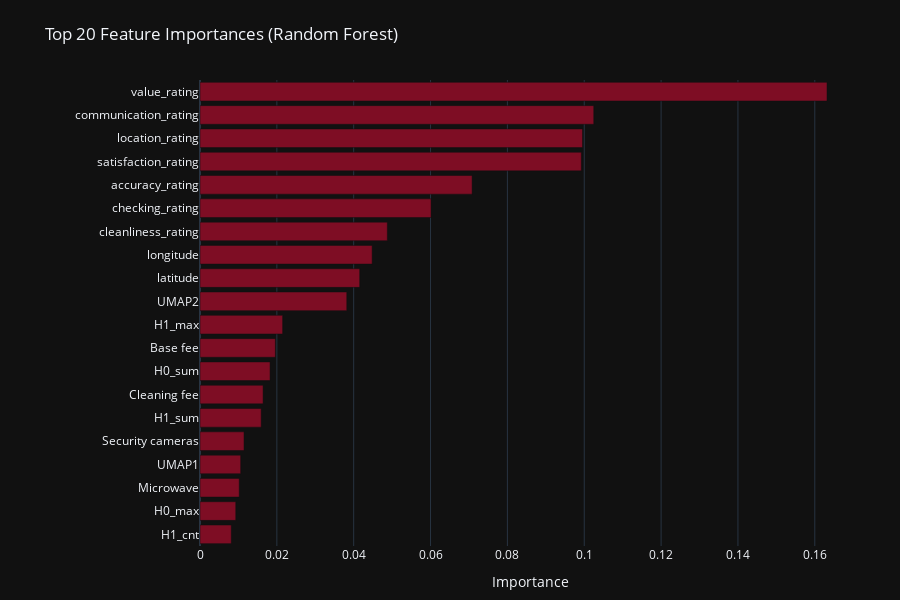

The code cell stored with this chart in its notebook:
### Code cell
import plotly.io as pio

def model2_feature_importances():
    """
    Load the pre-computed feature-importances JSON and return
    a dark-themed Plotly bar chart (top 20).
    """
    # read the JSON you wrote out
    fig = pio.read_json("models/model2/feature_importances.json")
    
    # enforce our styling
    fig.update_layout(
        title="Top 20 Feature Importances (Random Forest)",
        template="plotly_dark",
        xaxis_title="Importance",
        yaxis_title="",
        margin=dict(l=200, r=40, t=80, b=40),
        height=600,
    )
    # make sure the largest importance is at top
    fig.update_yaxes(autorange="reversed")
    
    return fig
model2_feature_importances()

### Figure 1 — Plotly figure (JSON) as saved in the notebook; plotly's stock layout.template omitted (floating-point values rounded to 4 significant figures)
{"data": [{"hovertemplate": "Importance=%{x}<br>=%{y}<extra></extra>", "legendgroup": "", "marker": {"color": "#7e0d24", "pattern": {"shape": ""}}, "name": "", "orientation": "h", "showlegend": false, "textposition": "auto", "type": "bar", "x": [0.1632, 0.1025, 0.09955, 0.09924, 0.07082, 0.06014, 0.04876, 0.04481, 0.04156, 0.0382, 0.02151, 0.01961, 0.01823, 0.01642, 0.01593, 0.01146, 0.01059, 0.01021, 0.009304, 0.008134], "xaxis": "x", "y": ["value_rating", "communication_rating", "location_rating", "satisfaction_rating", "accuracy_rating", "checking_rating", "cleanliness_rating", "longitude", "latitude", "UMAP2", "H1_max", "Base fee", "H0_sum", "Cleaning fee", "H1_sum", "Security cameras", "UMAP1", "Microwave", "H0_max", "H1_cnt"], "yaxis": "y"}], "layout": {"barmode": "relative", "height": 600, "legend": {"tracegroupgap": 0}, "margin": {"b": 40, "l": 200, "r": 40, "t": 80}, "title": {"text": "Top 20 Feature Importances (Random Forest)"}, "xaxis": {"anchor": "y", "domain": [0, 1], "title": {"text": "Importance"}}, "yaxis": {"anchor": "x", "autorange": "reversed", "domain": [0, 1], "title": {"text": ""}}}}
